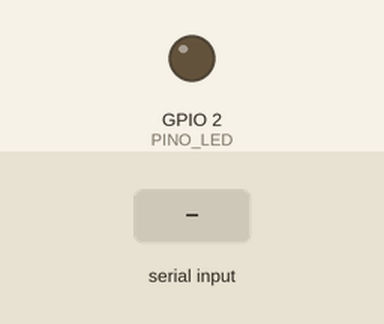
Bench run of a sketch on a simulated ESP32. Parts: output pins drawn as LEDs (lit = HIGH). The test bench sets the inputs (shaded band). What the sketch prints to the serial monitor is not drawn.

Above: at 1.2 s.
1.3 s: "ABRIR\n" received over Serial
At 2.0 s:
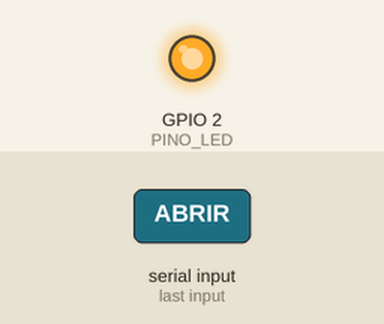
Timing chart, 0 to 4.3 s (numbered marks = the images above; inputs shaded):
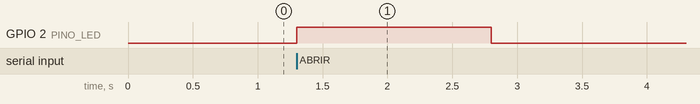

Measured:
- after the input at 1.3 s, GPIO 2 (PINO_LED): LOW → HIGH at once, → LOW 1.5 s later

The sketch:

esp32_teste_led.ino
```cpp
/*
  ESP32 - MODO TESTE (SO LED, SEM SERVO)

  Use este sketch quando o servo ainda NAO esta ligado no ESP32.

  O que faz:
  - Fica esperando comandos de texto pelo cabo USB (porta serial)
  - Quando recebe uma linha que comeca com "ABRIR", acende o LED azul
    embutido na placa por 1,5 segundo e responde "OK: compartimento acionado"

  Nao precisa de nenhuma biblioteca extra, nem de nada ligado na placa.

  Como gravar (Arduino IDE):
  - Ferramentas > Placa > ESP32 Arduino > ESP32 Dev Module
  - Ferramentas > Porta > a COM do seu ESP32 (ex: COM4)
  - Clique em Upload (se travar em "Connecting...", segure o botao BOOT)
  - Depois de gravar, FECHE o Monitor Serial para o Python poder usar a porta

  Observacao: o Arduino IDE exige que este arquivo .ino fique dentro de uma
  pasta com o mesmo nome (esp32_teste_led). Mantenha assim.
*/

const int PINO_LED = 2;  // LED azul embutido na maioria das placas ESP32 Dev Module

String bufferEntrada = "";

void acionarTeste() {
  digitalWrite(PINO_LED, HIGH);
  delay(1500);
  digitalWrite(PINO_LED, LOW);
}

void setup() {
  Serial.begin(115200);
  pinMode(PINO_LED, OUTPUT);
  digitalWrite(PINO_LED, LOW);
  Serial.println("ESP32 (teste LED) pronto, aguardando comandos...");
}

void loop() {
  while (Serial.available() > 0) {
    char caractere = Serial.read();

    if (caractere == '\n') {
      bufferEntrada.trim();

      if (bufferEntrada.startsWith("ABRIR")) {
        acionarTeste();
        Serial.println("OK: compartimento acionado");
      }

      bufferEntrada = "";
    } else {
      bufferEntrada += caractere;
    }
  }
}
```
